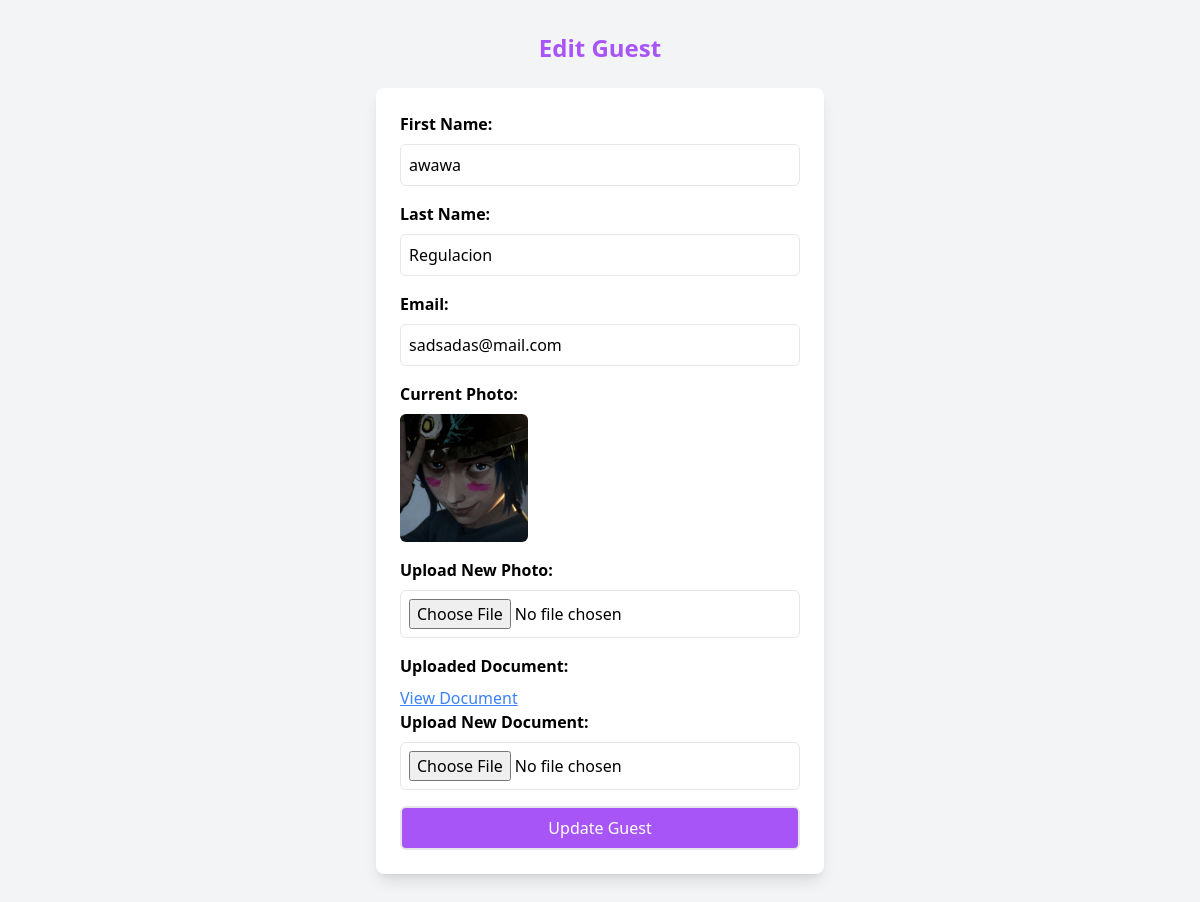
Screenshot of /edit.php?edit_id=6 with the database file from the repository.
### tables this page shows
CREATE TABLE `guest_info` (
  `id` int(11) NOT NULL,
  `first_name` varchar(255) NOT NULL,
  `last_name` varchar(255) NOT NULL,
  `email` varchar(255) NOT NULL,
  `photo` varchar(255) DEFAULT NULL,
  `document` varchar(255) DEFAULT NULL,
  `reg_date` timestamp NOT NULL DEFAULT current_timestamp()
);

### edit.php (the view, shortened to what this page needs)
<?php
include 'database.php';
$edit_first_name = $edit_last_name = $edit_email = $edit_photo = $edit_document = "";
if (isset($_GET['edit_id']) && !empty($_GET['edit_id'])) {
    $edit_id = $_GET['edit_id'];
    $sql = "SELECT * FROM guest_info WHERE id=?";
    $stmt = $conn->prepare($sql);
    $stmt->bind_param("i", $edit_id);
    $stmt->execute();
    $result = $stmt->get_result();
    if ($row = $result->fetch_assoc()) {
        $edit_first_name = $row['first_name'];
        $edit_last_name = $row['last_name'];
        $edit_email = $row['email'];
        $edit_photo = $row['photo'];
        $edit_document = $row['document'];
    }
}
?>
<!DOCTYPE html>
<html lang="en">
<head>
    <script src="https://cdn.tailwindcss.com"></script>
</head>
<body class="bg-gray-100">
    <div class="container mx-auto p-8">
        <h1 class="text-2xl font-bold text-center mb-6 text-purple-500">Edit Guest</h1>
        <form method="post" action="edit.php" enctype="multipart/form-data" class="max-w-md mx-auto bg-white p-6 rounded-lg shadow-lg">
            <label class="block mb-2 font-semibold">First Name:</label>
            <input type="text" name="first_name" required value="<?= htmlspecialchars($edit_first_name) ?>" class="w-full p-2 border rounded-md mb-4">
            <label class="block mb-2 font-semibold">Last Name:</label>
            <input type="text" name="last_name" required value="<?= htmlspecialchars($edit_last_name) ?>" class="w-full p-2 border rounded-md mb-4">
            <label class="block mb-2 font-semibold">Email:</label>
            <input type="email" name="email" required value="<?= htmlspecialchars($edit_email) ?>" class="w-full p-2 border rounded-md mb-4">
            <label class="block mb-2 font-semibold">Current Photo:</label>
            <?php if (!empty($edit_photo)): ?>
                <img src="<?= htmlspecialchars($edit_photo) ?>" alt="Guest Photo" class="w-32 h-32 object-cover rounded-md mb-4">
            <?php else: ?>
                <p class="text-gray-500 mb-4">No photo uploaded.</p>
            <?php endif; ?>
            <label class="block mb-2 font-semibold">Upload New Photo:</label>
            <input type="file" name="photo" class="w-full p-2 border rounded-md mb-4">
            <label class="block mb-2 font-semibold">Uploaded Document:</label>
            <?php if (!empty($edit_document)): ?>
                <a href="<?= htmlspecialchars($edit_document) ?>" target="_blank" class="text-blue-500 underline">View Document</a>
            <?php else: ?>
                <p class="text-gray-500 mb-4">No document uploaded.</p>
            <?php endif; ?>
            <label class="block mb-2 font-semibold">Upload New Document:</label>
            <input type="file" name="document" class="w-full p-2 border rounded-md mb-4">
            <button type="submit" class="w-full bg-purple-500 text-white py-2 rounded-md hover:bg-purple-500 hover:bg-white hover:text-purple-500 border border-2 hover:border-purple-500 transition">
                Update Guest
            </button>
        </form>
    </div>
</body>
</html>

### rows the page displays
guest_info: first_name "awawa", last_name "Regulacion", email "sadsadas@mail.com", photo (picture)
